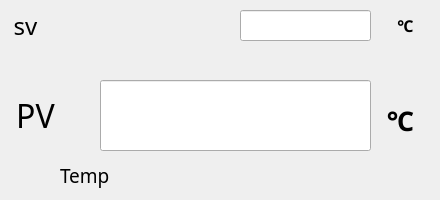
   <widget class="QWidget" name="Temperature_box" native="true">
    <property name="geometry">
     <rect>
      <x>40</x>
      <y>35</y>
      <width>440</width>
      <height>200</height>
     </rect>
    </property>
    <widget class="QLabel" name="temperature_sv_label">
     <property name="geometry">
      <rect>
       <x>10</x>
       <y>10</y>
       <width>31</width>
       <height>31</height>
      </rect>
     </property>
     <property name="font">
      <font>
       <family>思源黑体</family>
       <pointsize>18</pointsize>
      </font>
     </property>
     <property name="text">
      <string>sv</string>
     </property>
     <property name="alignment">
      <set>Qt::AlignCenter</set>
     </property>
    </widget>
    <widget class="QLabel" name="temperature_pv_label">
     <property name="geometry">
      <rect>
       <x>10</x>
       <y>90</y>
       <width>51</width>
       <height>51</height>
      </rect>
     </property>
     <property name="font">
      <font>
       <family>思源黑体</family>
       <pointsize>24</pointsize>
       <weight>50</weight>
       <bold>false</bold>
      </font>
     </property>
     <property name="text">
      <string>PV</string>
     </property>
     <property name="alignment">
      <set>Qt::AlignCenter</set>
     </property>
    </widget>
    <widget class="QLineEdit" name="temperature_sv_edit">
     <property name="geometry">
      <rect>
       <x>240</x>
       <y>10</y>
       <width>131</width>
       <height>31</height>
      </rect>
     </property>
     <property name="font">
      <font>
       <family>思源黑体</family>
       <pointsize>28</pointsize>
      </font>
     </property>
     <property name="focusPolicy">
      <enum>Qt::ClickFocus</enum>
     </property>
     <property name="alignment">
      <set>Qt::AlignRight|Qt::AlignTrailing|Qt::AlignVCenter</set>
     </property>
    </widget>
    <widget class="QLabel" name="temperature_sv_unit">
     <property name="geometry">
      <rect>
       <x>380</x>
       <y>5</y>
       <width>51</width>
       <height>41</height>
      </rect>
     </property>
     <property name="font">
      <font>
       <family>思源黑体</family>
       <pointsize>12</pointsize>
       <weight>75</weight>
       <bold>true</bold>
      </font>
     </property>
     <property name="text">
      <string>℃</string>
     </property>
     <property name="alignment">
      <set>Qt::AlignCenter</set>
     </property>
    </widget>
    <widget class="QLineEdit" name="temperature_pv_edit">
     <property name="geometry">
      <rect>
       <x>100</x>
       <y>80</y>
       <width>271</width>
       <height>71</height>
      </rect>
     </property>
     <property name="font">
      <font>
       <family>思源黑体</family>
       <pointsize>64</pointsize>
      </font>
     </property>
     <property name="focusPolicy">
      <enum>Qt::ClickFocus</enum>
     </property>
     <property name="alignment">
      <set>Qt::AlignRight|Qt::AlignTrailing|Qt::AlignVCenter</set>
     </property>
    </widget>
    <widget class="QLabel" name="temperature_pv_unit">
     <property name="geometry">
      <rect>
       <x>380</x>
       <y>100</y>
       <width>41</width>
       <height>41</height>
      </rect>
     </property>
     <property name="font">
      <font>
       <family>思源黑体</family>
       <pointsize>20</pointsize>
       <weight>75</weight>
       <bold>true</bold>
      </font>
     </property>
     <property name="text">
      <string>℃</string>
     </property>
     <property name="alignment">
      <set>Qt::AlignCenter</set>
     </property>
    </widget>
    <widget class="QLabel" name="temperature_image">
     <property name="geometry">
      <rect>
       <x>20</x>
       <y>160</y>
       <width>30</width>
       <height>30</height>
      </rect>
     </property>
     <property name="text">
      <string/>
     </property>
    </widget>
    <widget class="QLabel" name="temperature_text">
     <property name="geometry">
      <rect>
       <x>60</x>
       <y>160</y>
       <width>51</width>
       <height>31</height>
      </rect>
     </property>
     <property name="font">
      <font>
       <family>思源黑体</family>
       <pointsize>14</pointsize>
      </font>
     </property>
     <property name="text">
      <string>Temp</string>
     </property>
    </widget>
   </widget>
